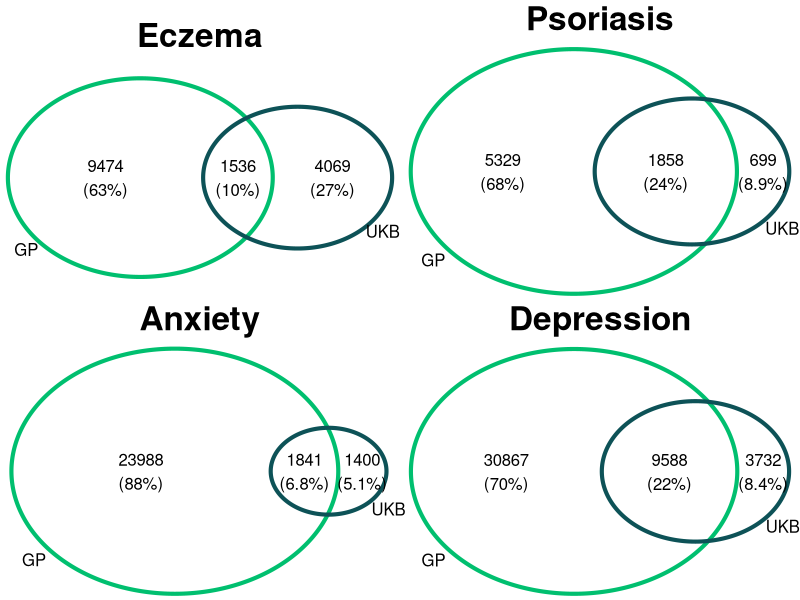

Reproduce this figure in R.
library(VennDiagram) 

make_venn_diagram <- function(title, x) {
  venn.diagram(
    main=title, main.cex = 2, main.fontfamily = "sans",
    main.fontface = 2, main.pos = c(0.5,0.85),
    x, col = c("#0D5257", "#00BF6F"),
    alpha = c(1,1), lwd =4, cex=1,
    fontfamily="sans",
    cat.cex=1, cat.fontfamily="sans",
    filename = NULL,
    #filename=paste0("venn_diagram_", title, ".tiff"), 
    disable.logging = TRUE,
    #width = 3000, height = 3000,
    margin=0.15,
    print.mode = c("raw", "percent"), sigdigs = 2
    )
}

pdf(here::here("out/venn_diagrams.pdf"), 8,8)
cowplot::plot_grid(
make_venn_diagram("Eczema", list(UKB = 1:5605, GP = 4070:15079)),
make_venn_diagram("Psoriasis", list(UKB = 1:2557, GP = 700:7886)),
make_venn_diagram("Anxiety", list(UKB = 1:3241, GP = 1401:27229)),
make_venn_diagram("Depression", list(UKB = 1:13320, GP = 3733:44187))
)
dev.off()
